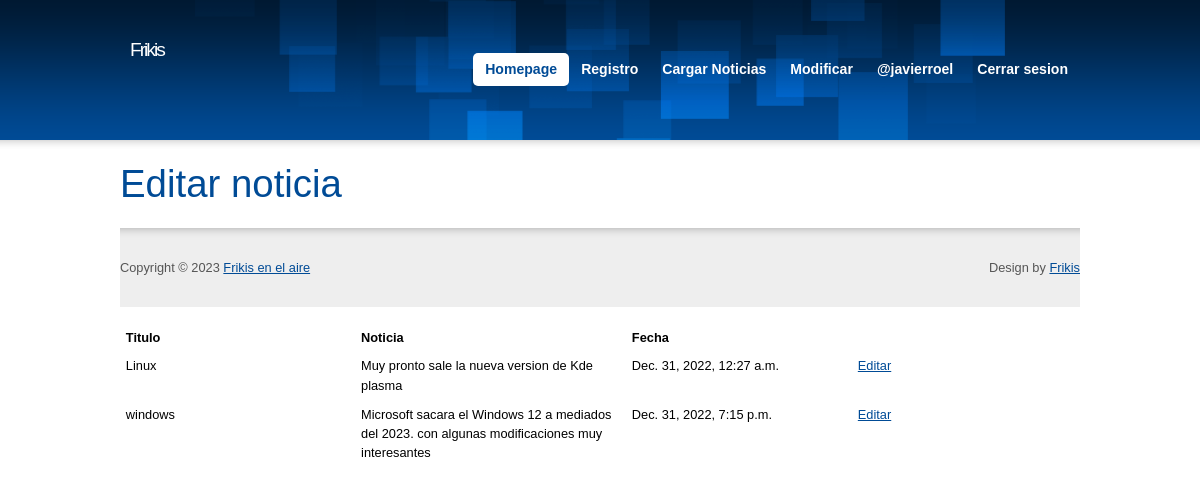
Page /frikis/listar/ (signed in) on the committed database.
### frikis/models.py (models this page shows, shortened)
class tusnoticias(models.Model):
    titulo=models.CharField(max_length=30)
    noticia_text = models.CharField(max_length=200)
    pub_date = models.DateTimeField('date published')

### frikis/views.py (the view)
# urls.py: path('listar/', views.listar, name='listar'),
def listar(request):
     noticias= tusnoticias.objects.all()
     data = {'noticias':noticias}
     return render(request, 'frikis/listar.html', data)

### frikis/templates/frikis/listar.html
{% extends "frikis/base.html" %}
{% load static %}
   {% block content %}
   <h1>Editar noticia</h1>
   <table>
    <tr>
      <th>Titulo</th>
      <th>Noticia</th>
      <th>Fecha</th>
    </tr>
    {% for tusnoticias in noticias %}
    <tr>
      <td>{{ tusnoticias.titulo }}</td>
      <td>{{ tusnoticias.noticia_text }}</td>
      <td>{{ tusnoticias.pub_date }}</td>
      <td><a class="btn-btn-warning" href="{% url 'modificar' tusnoticias.id %}">Editar</a> </td>
    </tr>
    {% endfor %}
 {% endblock %}

### frikis/templates/frikis/base.html (shortened to what this page needs)
<!DOCTYPE html PUBLIC "-//W3C//DTD XHTML 1.0 Strict//EN" "http://www.w3.org/TR/xhtml1/DTD/xhtml1-strict.dtd">
<html xmlns="http://www.w3.org/1999/xhtml">
<head>
 {% load static %}
<link rel="stylesheet"  href="{% static 'frikis/css/main.css' %}" />
<link rel="stylesheet"  href="{% static 'frikis/css/skin.css' %}" />
<link rel="stylesheet"  href="{% static 'frikis/css/list.css' %}" />
</head>
<body>
<div class="main">
  <div id="header" class="box">
    <h3 id="logo">Frikis</h3>
    <ul id="nav">
      <li class="current"><a href="{% url 'inicio' %}">Homepage</a></li>
      <li><a href="{% url 'registro' %}">Registro</a></li>
      {% if user.is_authenticated %}
       <li><a href="{% url 'creanews' %}">Cargar Noticias</a></li>
       <li><a href="{% url 'listar'  %}">Modificar</a></li>
       <li><a href="#">@{{ user.username }}</a></li>
       <li><a href="{% url 'logout'  %}">Cerrar sesion</a></li>
      {% else %}
       <li><a href="{% url 'login'  %}">Iniciar sesion</a> </li>
      {% endif %}
    </ul>
  </div>
<p>
  {% block content %}
  {% endblock %}
</p>
</body>
<div id="footer">
  <div class="main box">
    <p class="f-right t-right">Design by <a href="">Frikis</a></p>
    <p class="f-left">Copyright &copy;&nbsp;2023 <a href="#">Frikis en el aire</a></p>
  </div>
</div>
</html>

### frikis/static/frikis/css/main.css (style rules this page uses)
blockquote, body, button, code, dd, div, dl, dt, fieldset, form, h1, h2, h3, h4, h5, h6, img, legend, li, ol, p, pre, td, th, ul { margin:0; padding:0; border:0; vertical-align:baseline; }
address, blockquote, dl, fieldset, form, h1, h2, h3, h4, h5, h6, ol, p, table, ul { margin:15px 0; }
body { background:url("../design/bg.png") 0 0 repeat-x; font:0.8em/1.5 "arial", sans-serif; }
h1 { font-size:300%; font-weight:normal; }
h3 { font-size:160%; font-weight:normal; }
.main { width:960px; margin:0 auto; }
#header { position:relative; height:140px; overflow:hidden; background:url("../design/header.png") 50% 0 no-repeat; }
#header #logo { position:relative; top:40px; left: 10px; margin:0; font-size:150%; line-height:1; letter-spacing:-2px; font-weight:normal; }
#header #nav { position:absolute; top:38px; right:0; list-style:none; font-size:110%; }
#header #nav li { display:inline; }
#header #nav li a { display:block; float:left; padding:6px 12px; font-weight:bold; text-decoration:none; }
#header #nav li.current a { border-radius:5px; -webkit-border-radius:5px; -moz-border-radius:5px; text-decoration:none; }
#footer { padding:30px 0; background:url("../design/footer.gif") 0 0 repeat-x; }
#footer p { margin:0; }
.box { min-height:1px; _height:1%; }
.box:after { display:block; visibility:hidden; clear:both; line-height:0; font-size:0; content:"."; }
.f-left { float:left !important; }
.f-right { float:right !important; }
.t-right { text-align:right !important; }

### frikis/static/frikis/css/skin.css (style rules this page uses)
body { background-color:#FFF; color:#555; }
a { color:#004B96; }
h1 { color:#004B96; }
#header #logo { color:#FFF; text-align: left; }
#header #nav li a { color:#FFF; }
#header #nav li.current a { background-color:#FFF; color:#004B96; }
#footer { background-color:#EEE; }

### frikis/static/frikis/css/list.css (style rules this page uses)
th, td { width: 5%; text-align: left; vertical-align: top; border-collapse: collapse; padding: 0.3em; caption-side: bottom; background: #fff; color: #000; }

### rows in the picture
tusnoticias: titulo "Linux", noticia_text "Muy pronto sale la nueva version de Kde plasma", pub_date "Dec. 31, 2022, 12:27 a.m."
tusnoticias: titulo "windows", noticia_text "Microsoft sacara el Windows 12 a mediados del 2023. con algunas modificaciones muy interesantes", pub_date "Dec. 31, 2022, 7:15 p.m."

### other values in the picture
{{ user.username }} "javierroel"
